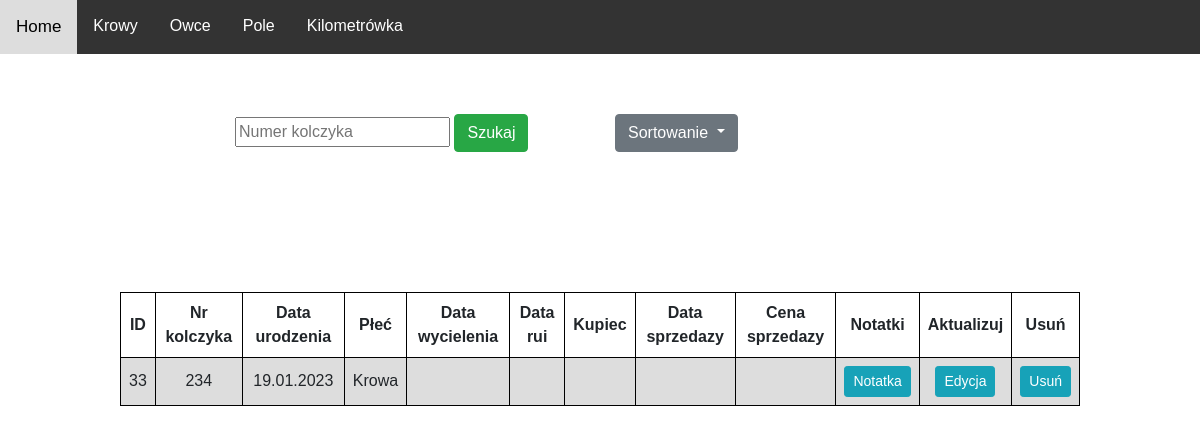
Before: /cow/table/ with the older database file.
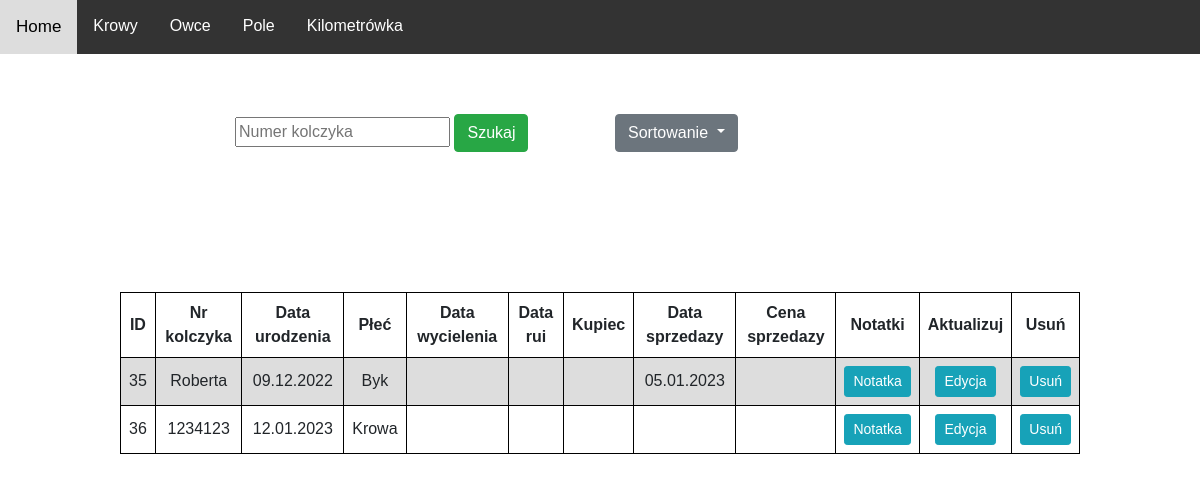
After: the same page with the newer database file.
### Cows/models.py (models this page shows)
class Cow(models.Model):
    MALE = 'Byk'
    FEMALE = 'Krowa'
    SEX_CHOICES = [
        (MALE, 'Byk'),
        (FEMALE, 'Krowa'),
    ]
    earring_number = models.CharField(max_length=10, unique=True)
    birth_date = models.DateField()
    sex = models.CharField(max_length=5, choices=SEX_CHOICES)
    buyer = models.CharField(max_length=20, blank=True, null=True)
    sale_price = models.FloatField(blank=True, null=True)
    sale_date = models.DateField(blank=True, null=True, )
    calving_date = models.DateField(blank=True, null=True) #wycielenie
    estrus_date = models.DateField(blank=True, null=True) #ruja
    note = models.TextField(blank=True, max_length=1000, null=True)

### Cows/views.py (the view)
# urls.py: path('cow/table/', CowView.tableCow),
def tableCow(request):
    cows = Cow.objects.all()
    context = {
        'cows': cows,
    }
    return render(request, 'Cows/table.html', context)

### Cows/templates/Cows/table.html (shortened to what this page needs)
{% extends 'MainPage/main.html' %}
{% block content %}
<div class="container">
  <div class="row" style="margin-top:60px">
    <div class="col-md-4 offset-md-2" >
      <form action="/cow/search">
        <input type="text" name="earring_num" placeholder="Numer kolczyka">
        <button class="btn btn-success" type="submit">Szukaj</button>
      </form>
    </div>
    <div class="col-md-4" >
      <div class="dropdown" style="margin-bottom:40px" >
        <button class="btn btn-secondary dropdown-toggle" data-bs-toggle="dropdown" type="button" id="dropdownMenuButton" data-toggle="dropdown" aria-haspopup="true" aria-expanded="false">
          Sortowanie
        </button>
      </div>
    </div>
  </div>
</div>
<table class="center">
  <tr>
    <th>ID</th>
    <th>Nr kolczyka</th>
    <th>Data urodzenia</th>
    <th>Płeć</th>
    <th>Data wycielenia</th>
    <th>Data rui</th>
    <th>Kupiec</th>
    <th>Data sprzedazy</th>
    <th>Cena sprzedazy</th>
    <th>Notatki</th>
    <th>Aktualizuj</th>
    <th>Usuń</th>
  </tr>
  {% for k in cows %}
  <tr>
    <td>{{k.id}}</td>
    <td>{{k.earring_number}}</td>
    <td>{{k.birth_date|date:"d.m.Y"}}</td>
    <td>{{k.sex}}</td>
    <td>{{k.calving_date|date:"d.m.Y"}}</td>
    <td>{{k.estrus_date|date:"d.m.Y"}}</td>
    <td>{{k.buyer|default_if_none:''}}</td>
    <td>{{k.sale_date|date:"d.m.Y"}}</td>
    <td>{{k.sale_price|date:"d.m.Y"}}</td>
    <td><a class="btn btn-sm btn-info" href="{% url 'note' k.id %}">Notatka</a></td>
    <td><a class="btn btn-sm btn-info" href="{% url 'update' k.id %}">Edycja</a></td>
    <td><a class="btn btn-sm btn-info" href="{% url 'delete' k.id %}">Usuń</a></td>
  </tr>
  {% endfor %}
</table>
{% endblock %}

Changed rows visible on the page:
removed Cow: id "33", earring_number "234", birth_date "19.01.2023", sex "Krowa"
added Cow: id "35", earring_number "Roberta", birth_date "09.12.2022", sex "Byk", sale_date "05.01.2023"
added Cow: id "36", earring_number "1234123", birth_date "12.01.2023", sex "Krowa"
